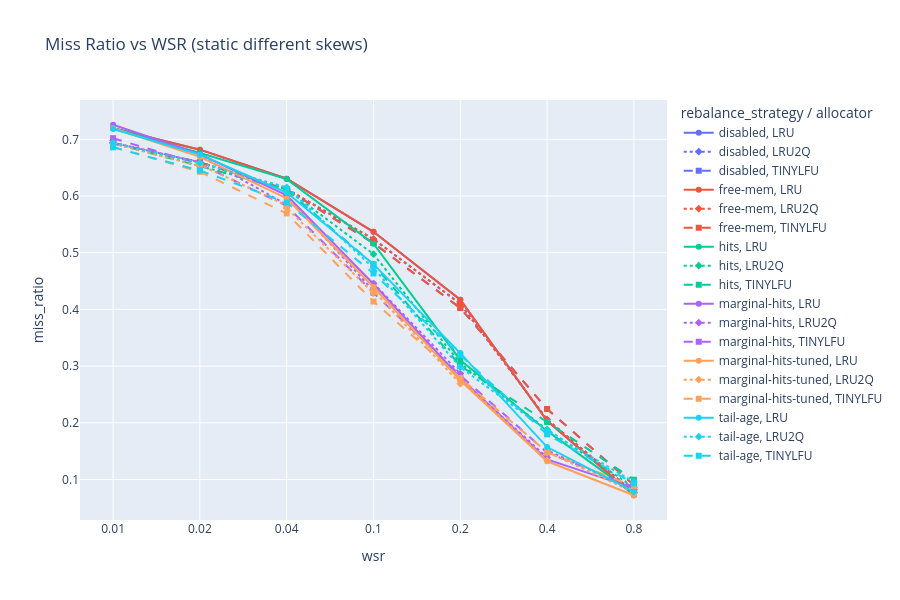

Notebook code cell kept with this figure:
### Code cell
plot_trace_wsr_line_even_x(df, "synth_dynamic_400", y="miss_ratio", title="Miss Ratio vs WSR (static different skews)")

### Figure 1 — Plotly figure (JSON) as saved in the notebook; plotly's stock layout.template omitted (floating-point values rounded to 4 significant figures)
{"data": [{"hovertemplate": "rebalance_strategy=disabled<br>allocator=LRU<br>wsr_str=%{x}<br>miss_ratio=%{y}<extra></extra>", "legendgroup": "disabled, LRU", "line": {"color": "#636efa", "dash": "solid"}, "marker": {"symbol": "circle"}, "mode": "lines+markers", "name": "disabled, LRU", "orientation": "v", "showlegend": true, "type": "scatter", "x": ["0.01", "0.02", "0.04", "0.1", "0.2", "0.4", "0.8"], "xaxis": "x", "y": [0.7195, 0.6817, 0.6305, 0.5369, 0.417, 0.2034, 0.07221], "yaxis": "y"}, {"hovertemplate": "rebalance_strategy=disabled<br>allocator=LRU2Q<br>wsr_str=%{x}<br>miss_ratio=%{y}<extra></extra>", "legendgroup": "disabled, LRU2Q", "line": {"color": "#636efa", "dash": "dot"}, "marker": {"symbol": "diamond"}, "mode": "lines+markers", "name": "disabled, LRU2Q", "orientation": "v", "showlegend": true, "type": "scatter", "x": ["0.01", "0.02", "0.04", "0.1", "0.2", "0.4", "0.8"], "xaxis": "x", "y": [0.6939, 0.6592, 0.6122, 0.5239, 0.4099, 0.2058, 0.07712], "yaxis": "y"}, {"hovertemplate": "rebalance_strategy=disabled<br>allocator=TINYLFU<br>wsr_str=%{x}<br>miss_ratio=%{y}<extra></extra>", "legendgroup": "disabled, TINYLFU", "line": {"color": "#636efa", "dash": "dash"}, "marker": {"symbol": "square"}, "mode": "lines+markers", "name": "disabled, TINYLFU", "orientation": "v", "showlegend": true, "type": "scatter", "x": ["0.01", "0.02", "0.04", "0.1", "0.2", "0.4", "0.8"], "xaxis": "x", "y": [0.6931, 0.6592, 0.6116, 0.5171, 0.4024, 0.2243, 0.09031], "yaxis": "y"}, {"hovertemplate": "rebalance_strategy=free-mem<br>allocator=LRU<br>wsr_str=%{x}<br>miss_ratio=%{y}<extra></extra>", "legendgroup": "free-mem, LRU", "line": {"color": "#EF553B", "dash": "solid"}, "marker": {"symbol": "circle"}, "mode": "lines+markers", "name": "free-mem, LRU", "orientation": "v", "showlegend": true, "type": "scatter", "x": ["0.01", "0.02", "0.04", "0.1", "0.2", "0.4", "0.8"], "xaxis": "x", "y": [0.7195, 0.6817, 0.6305, 0.5369, 0.417, 0.2034, 0.07221], "yaxis": "y"}, {"hovertemplate": "rebalance_strategy=free-mem<br>allocator=LRU2Q<br>wsr_str=%{x}<br>miss_ratio=%{y}<extra></extra>", "legendgroup": "free-mem, LRU2Q", "line": {"color": "#EF553B", "dash": "dot"}, "marker": {"symbol": "diamond"}, "mode": "lines+markers", "name": "free-mem, LRU2Q", "orientation": "v", "showlegend": true, "type": "scatter", "x": ["0.01", "0.02", "0.04", "0.1", "0.2", "0.4", "0.8"], "xaxis": "x", "y": [0.6939, 0.6592, 0.6122, 0.5239, 0.4099, 0.2058, 0.07712], "yaxis": "y"}, {"hovertemplate": "rebalance_strategy=free-mem<br>allocator=TINYLFU<br>wsr_str=%{x}<br>miss_ratio=%{y}<extra></extra>", "legendgroup": "free-mem, TINYLFU", "line": {"color": "#EF553B", "dash": "dash"}, "marker": {"symbol": "square"}, "mode": "lines+markers", "name": "free-mem, TINYLFU", "orientation": "v", "showlegend": true, "type": "scatter", "x": ["0.01", "0.02", "0.04", "0.1", "0.2", "0.4", "0.8"], "xaxis": "x", "y": [0.6931, 0.6592, 0.6116, 0.5171, 0.4024, 0.2243, 0.09031], "yaxis": "y"}, {"hovertemplate": "rebalance_strategy=hits<br>allocator=LRU<br>wsr_str=%{x}<br>miss_ratio=%{y}<extra></extra>", "legendgroup": "hits, LRU", "line": {"color": "#00cc96", "dash": "solid"}, "marker": {"symbol": "circle"}, "mode": "lines+markers", "name": "hits, LRU", "orientation": "v", "showlegend": true, "type": "scatter", "x": ["0.01", "0.02", "0.04", "0.1", "0.2", "0.4", "0.8"], "xaxis": "x", "y": [0.7195, 0.6759, 0.6298, 0.5158, 0.3108, 0.1857, 0.07465], "yaxis": "y"}, {"hovertemplate": "rebalance_strategy=hits<br>allocator=LRU2Q<br>wsr_str=%{x}<br>miss_ratio=%{y}<extra></extra>", "legendgroup": "hits, LRU2Q", "line": {"color": "#00cc96", "dash": "dot"}, "marker": {"symbol": "diamond"}, "mode": "lines+markers", "name": "hits, LRU2Q", "orientation": "v", "showlegend": true, "type": "scatter", "x": ["0.01", "0.02", "0.04", "0.1", "0.2", "0.4", "0.8"], "xaxis": "x", "y": [0.6939, 0.6532, 0.6119, 0.4974, 0.3047, 0.1881, 0.08633], "yaxis": "y"}, {"hovertemplate": "rebalance_strategy=hits<br>allocator=TINYLFU<br>wsr_str=%{x}<br>miss_ratio=%{y}<extra></extra>", "legendgroup": "hits, TINYLFU", "line": {"color": "#00cc96", "dash": "dash"}, "marker": {"symbol": "square"}, "mode": "lines+markers", "name": "hits, TINYLFU", "orientation": "v", "showlegend": true, "type": "scatter", "x": ["0.01", "0.02", "0.04", "0.1", "0.2", "0.4", "0.8"], "xaxis": "x", "y": [0.6931, 0.6527, 0.6105, 0.4794, 0.3005, 0.2014, 0.09965], "yaxis": "y"}, {"hovertemplate": "rebalance_strategy=marginal-hits<br>allocator=LRU<br>wsr_str=%{x}<br>miss_ratio=%{y}<extra></extra>", "legendgroup": "marginal-hits, LRU", "line": {"color": "#ab63fa", "dash": "solid"}, "marker": {"symbol": "circle"}, "mode": "lines+markers", "name": "marginal-hits, LRU", "orientation": "v", "showlegend": true, "type": "scatter", "x": ["0.01", "0.02", "0.04", "0.1", "0.2", "0.4", "0.8"], "xaxis": "x", "y": [0.7257, 0.6737, 0.6011, 0.4448, 0.2795, 0.1355, 0.08476], "yaxis": "y"}, {"hovertemplate": "rebalance_strategy=marginal-hits<br>allocator=LRU2Q<br>wsr_str=%{x}<br>miss_ratio=%{y}<extra></extra>", "legendgroup": "marginal-hits, LRU2Q", "line": {"color": "#ab63fa", "dash": "dot"}, "marker": {"symbol": "diamond"}, "mode": "lines+markers", "name": "marginal-hits, LRU2Q", "orientation": "v", "showlegend": true, "type": "scatter", "x": ["0.01", "0.01", "0.02", "0.02", "0.04", "0.04", "0.1", "0.1", "0.2", "0.2", "0.4", "0.4", "0.8", "0.8"], "xaxis": "x", "y": [0.6978, 0.6938, 0.6596, 0.6709, 0.5846, 0.6001, 0.4328, 0.446, 0.2867, 0.2774, 0.1389, 0.1512, 0.08156, 0.08296], "yaxis": "y"}, {"hovertemplate": "rebalance_strategy=marginal-hits<br>allocator=TINYLFU<br>wsr_str=%{x}<br>miss_ratio=%{y}<extra></extra>", "legendgroup": "marginal-hits, TINYLFU", "line": {"color": "#ab63fa", "dash": "dash"}, "marker": {"symbol": "square"}, "mode": "lines+markers", "name": "marginal-hits, TINYLFU", "orientation": "v", "showlegend": true, "type": "scatter", "x": ["0.01", "0.02", "0.04", "0.1", "0.2", "0.4", "0.8"], "xaxis": "x", "y": [0.702, 0.6562, 0.5826, 0.4293, 0.2837, 0.1476, 0.08673], "yaxis": "y"}, {"hovertemplate": "rebalance_strategy=marginal-hits-tuned<br>allocator=LRU<br>wsr_str=%{x}<br>miss_ratio=%{y}<extra></extra>", "legendgroup": "marginal-hits-tuned, LRU", "line": {"color": "#FFA15A", "dash": "solid"}, "marker": {"symbol": "circle"}, "mode": "lines+markers", "name": "marginal-hits-tuned, LRU", "orientation": "v", "showlegend": true, "type": "scatter", "x": ["0.01", "0.02", "0.04", "0.1", "0.2", "0.4", "0.8"], "xaxis": "x", "y": [0.7196, 0.6691, 0.5957, 0.4396, 0.2746, 0.1321, 0.07221], "yaxis": "y"}, {"hovertemplate": "rebalance_strategy=marginal-hits-tuned<br>allocator=LRU2Q<br>wsr_str=%{x}<br>miss_ratio=%{y}<extra></extra>", "legendgroup": "marginal-hits-tuned, LRU2Q", "line": {"color": "#FFA15A", "dash": "dot"}, "marker": {"symbol": "diamond"}, "mode": "lines+markers", "name": "marginal-hits-tuned, LRU2Q", "orientation": "v", "showlegend": true, "type": "scatter", "x": ["0.01", "0.01", "0.02", "0.02", "0.04", "0.04", "0.1", "0.1", "0.2", "0.2", "0.4", "0.4", "0.8", "0.8"], "xaxis": "x", "y": [0.6932, 0.6923, 0.6527, 0.6551, 0.5835, 0.5789, 0.4284, 0.4332, 0.2687, 0.2776, 0.1339, 0.1486, 0.0771, 0.07592], "yaxis": "y"}, {"hovertemplate": "rebalance_strategy=marginal-hits-tuned<br>allocator=TINYLFU<br>wsr_str=%{x}<br>miss_ratio=%{y}<extra></extra>", "legendgroup": "marginal-hits-tuned, TINYLFU", "line": {"color": "#FFA15A", "dash": "dash"}, "marker": {"symbol": "square"}, "mode": "lines+markers", "name": "marginal-hits-tuned, TINYLFU", "orientation": "v", "showlegend": true, "type": "scatter", "x": ["0.01", "0.02", "0.04", "0.1", "0.2", "0.4", "0.8"], "xaxis": "x", "y": [0.6866, 0.6427, 0.5692, 0.4139, 0.2791, 0.1481, 0.08786], "yaxis": "y"}, {"hovertemplate": "rebalance_strategy=tail-age<br>allocator=LRU<br>wsr_str=%{x}<br>miss_ratio=%{y}<extra></extra>", "legendgroup": "tail-age, LRU", "line": {"color": "#19d3f3", "dash": "solid"}, "marker": {"symbol": "circle"}, "mode": "lines+markers", "name": "tail-age, LRU", "orientation": "v", "showlegend": true, "type": "scatter", "x": ["0.01", "0.02", "0.04", "0.1", "0.2", "0.4", "0.8"], "xaxis": "x", "y": [0.7181, 0.6729, 0.6062, 0.4798, 0.3229, 0.1572, 0.07858], "yaxis": "y"}, {"hovertemplate": "rebalance_strategy=tail-age<br>allocator=LRU2Q<br>wsr_str=%{x}<br>miss_ratio=%{y}<extra></extra>", "legendgroup": "tail-age, LRU2Q", "line": {"color": "#19d3f3", "dash": "dot"}, "marker": {"symbol": "diamond"}, "mode": "lines+markers", "name": "tail-age, LRU2Q", "orientation": "v", "showlegend": true, "type": "scatter", "x": ["0.01", "0.02", "0.04", "0.1", "0.2", "0.4", "0.8"], "xaxis": "x", "y": [0.6939, 0.6581, 0.6152, 0.4729, 0.2978, 0.1861, 0.09567], "yaxis": "y"}, {"hovertemplate": "rebalance_strategy=tail-age<br>allocator=TINYLFU<br>wsr_str=%{x}<br>miss_ratio=%{y}<extra></extra>", "legendgroup": "tail-age, TINYLFU", "line": {"color": "#19d3f3", "dash": "dash"}, "marker": {"symbol": "square"}, "mode": "lines+markers", "name": "tail-age, TINYLFU", "orientation": "v", "showlegend": true, "type": "scatter", "x": ["0.01", "0.02", "0.04", "0.1", "0.2", "0.4", "0.8"], "xaxis": "x", "y": [0.6859, 0.645, 0.5885, 0.4635, 0.3194, 0.1796, 0.09301], "yaxis": "y"}], "layout": {"height": 600, "legend": {"title": {"text": "rebalance_strategy / allocator"}, "tracegroupgap": 0}, "title": {"text": "Miss Ratio vs WSR (static different skews)"}, "xaxis": {"anchor": "y", "categoryarray": ["0.01", "0.02", "0.04", "0.1", "0.2", "0.4", "0.8"], "categoryorder": "array", "domain": [0, 1], "title": {"text": "wsr"}}, "yaxis": {"anchor": "x", "domain": [0, 1], "title": {"text": "miss_ratio"}}}}
